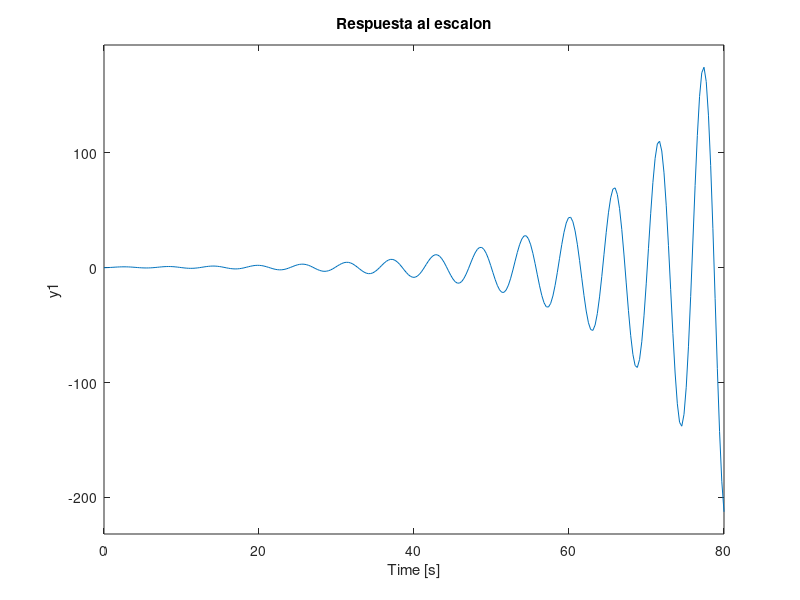
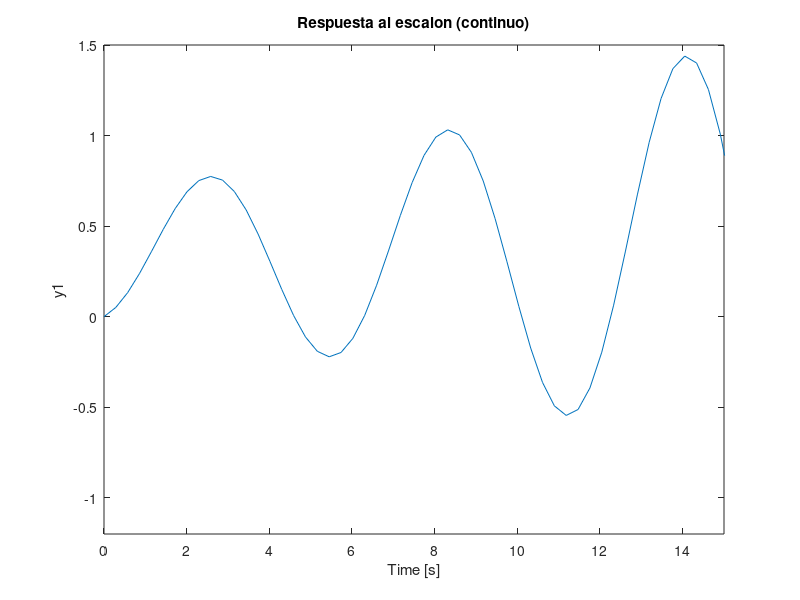
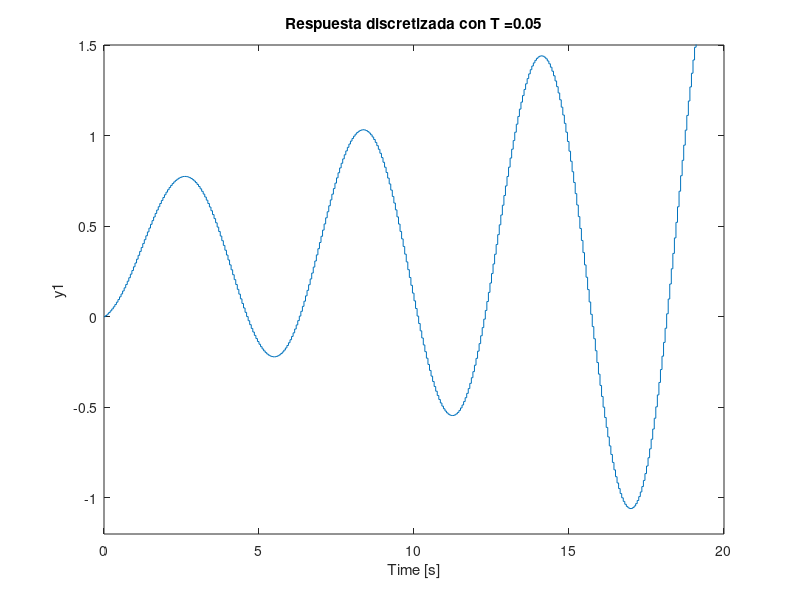

The MATLAB script that drew these images, in order: (Note: this script raises an error after producing the figures.)
% Primera parte Laboratorio 3
numc = [3 10]; % numerador de la funcion de transferencia
denc = [25 -4 30]; % denominador de la funcion de transferencia
H = tf(numc,denc);

figure('Position', [100 100 800 500]);
step(H); % respuesta al escalon
grid;
title('Respuesta al escalon');

% Se grafica la respuesta continua al escalon
figure('Position', [100 100 800 500]);
step(H); % respuesta al escalon
grid;
title('Respuesta al escalon (continuo)');
xlim([0 15]);
ylim([-1.2 1.5]);

% Se discretiza la funcion con un bloqueador de orden zero
T1 = 0.1; % tiempo de muestreo
H1 = c2d(H, T1, 'zoh'); % discretizacion

figure('Position', [100 100 800 600]);
subplot(2, 1, 1);
step(H1);
grid;
title(strcat('Respuesta discretizada con T = ',num2str(T1)));
xlim([0 20]);
ylim([-1.2 1.5]);


T2 = 0.05; % tiempo de muestreo
H2 = c2d(H, T2, 'zoh'); % discretizacion

subplot(2, 1, 2);
step(H2);
grid;
title(strcat('Respuesta discretizada con T = ',num2str(T2)));
xlim([0 20]);
ylim([-1.2 1.5]);


% Se transforma la funcion de discreta a continua
Tc = 0.1;
[num, den] = tfdata(H1); 
[numdc, dendc] = d2cm(num,den, Tc, 'zoh'); % a continua
figure('Position', [100 100 800 500]);
step(numdc, dendc);
grid;
title('Funcion transformada de discreta a continua');
xlim([0 20]);
ylim([-1.2 1.5]);